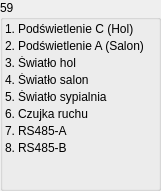
   <widget class="QGroupBox" name="groupBox_13">
    <property name="geometry">
     <rect>
      <x>670</x>
      <y>650</y>
      <width>161</width>
      <height>191</height>
     </rect>
    </property>
    <property name="title">
     <string>59</string>
    </property>
    <layout class="QFormLayout" name="formLayout_13">
     <property name="horizontalSpacing">
      <number>3</number>
     </property>
     <property name="verticalSpacing">
      <number>3</number>
     </property>
     <property name="leftMargin">
      <number>2</number>
     </property>
     <property name="topMargin">
      <number>2</number>
     </property>
     <property name="rightMargin">
      <number>2</number>
     </property>
     <property name="bottomMargin">
      <number>2</number>
     </property>
     <item row="0" column="0">
      <widget class="QLabel" name="label_305">
       <property name="text">
        <string>1.</string>
       </property>
      </widget>
     </item>
     <item row="0" column="1">
      <widget class="QLabel" name="label_294">
       <property name="text">
        <string>Podświetlenie C (Hol)</string>
       </property>
      </widget>
     </item>
     <item row="1" column="0">
      <widget class="QLabel" name="label_309">
       <property name="text">
        <string>2.</string>
       </property>
      </widget>
     </item>
     <item row="1" column="1">
      <widget class="QLabel" name="label_300">
       <property name="text">
        <string>Podświetlenie A (Salon)</string>
       </property>
      </widget>
     </item>
     <item row="2" column="0">
      <widget class="QLabel" name="label_301">
       <property name="text">
        <string>3.</string>
       </property>
      </widget>
     </item>
     <item row="2" column="1">
      <widget class="QLabel" name="label_310">
       <property name="text">
        <string>Światło hol</string>
       </property>
      </widget>
     </item>
     <item row="3" column="0">
      <widget class="QLabel" name="label_313">
       <property name="text">
        <string>4.</string>
       </property>
      </widget>
     </item>
     <item row="3" column="1">
      <widget class="QLabel" name="label_314">
       <property name="text">
        <string>Światło salon</string>
       </property>
      </widget>
     </item>
     <item row="4" column="0">
      <widget class="QLabel" name="label_302">
       <property name="text">
        <string>5.</string>
       </property>
      </widget>
     </item>
     <item row="4" column="1">
      <widget class="QLabel" name="label_303">
       <property name="text">
        <string>Światło sypialnia</string>
       </property>
      </widget>
     </item>
     <item row="5" column="0">
      <widget class="QLabel" name="label_306">
       <property name="text">
        <string>6.</string>
       </property>
      </widget>
     </item>
     <item row="5" column="1">
      <widget class="QLabel" name="label_307">
       <property name="text">
        <string>Czujka ruchu</string>
       </property>
      </widget>
     </item>
     <item row="6" column="0">
      <widget class="QLabel" name="label_308">
       <property name="text">
        <string>7.</string>
       </property>
      </widget>
     </item>
     <item row="6" column="1">
      <widget class="QLabel" name="label_304">
       <property name="text">
        <string>RS485-A</string>
       </property>
      </widget>
     </item>
     <item row="7" column="0">
      <widget class="QLabel" name="label_311">
       <property name="text">
        <string>8.</string>
       </property>
      </widget>
     </item>
     <item row="7" column="1">
      <widget class="QLabel" name="label_312">
       <property name="text">
        <string>RS485-B</string>
       </property>
      </widget>
     </item>
    </layout>
   </widget>
